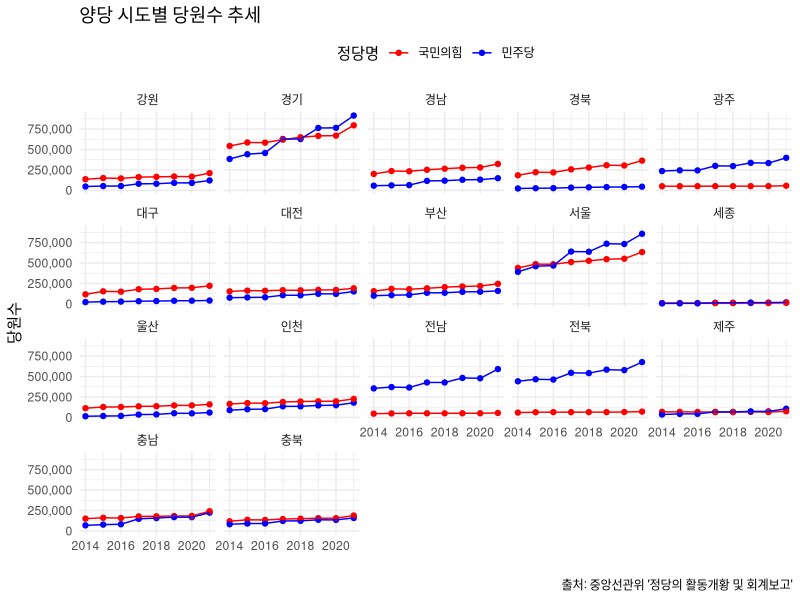
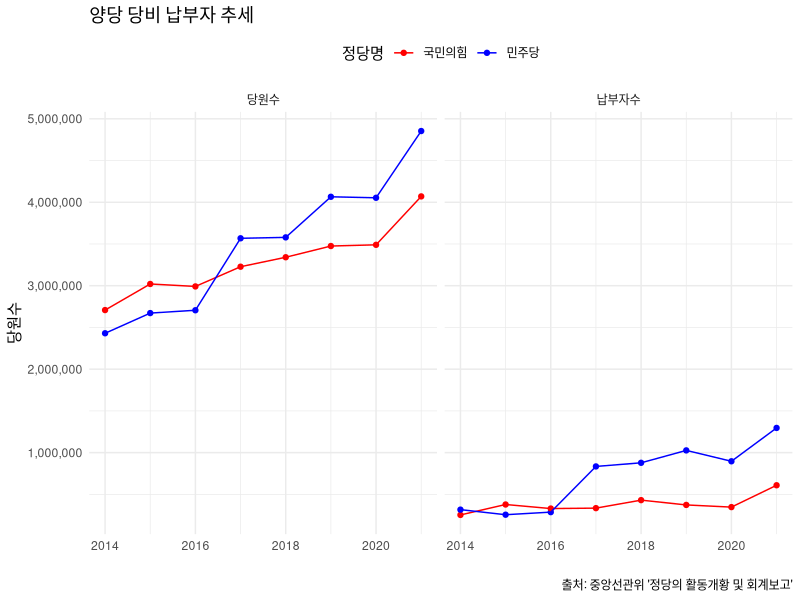
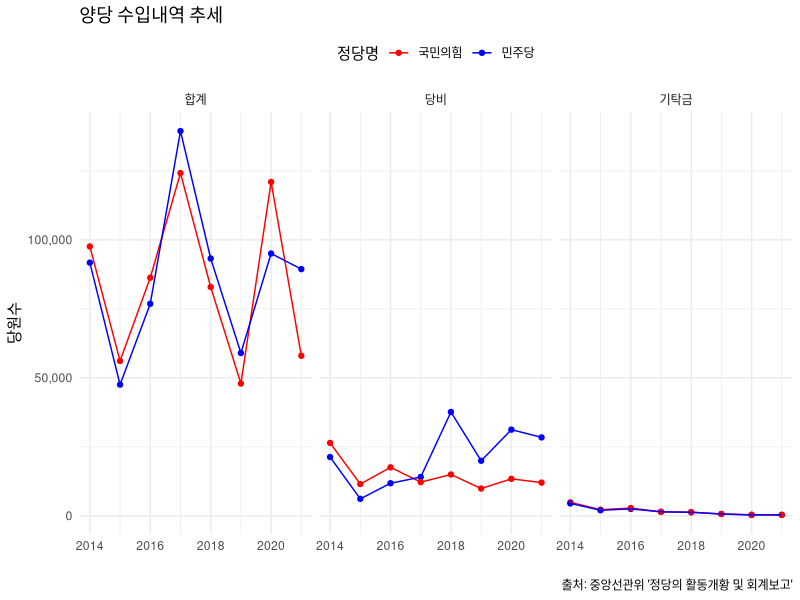

The R script that drew these images, in order:
## ---- chunk 1
library(tidyverse)

party_2021 <- tribble(
  ~구분, ~당원수, ~분포비, ~등록된_시도당수, ~시도당_평균당원수,
  "합계", 10429577, 100, 355, 29379,
  "더불어민주당", 4853266, 46.5, 17, 285486,
  "국민의힘", 4070005, 39.0, 17, 239412,
  "정의당", 50618, 0.5, 17, 2978,
  "국민의당", 20185, 0.2, 7, 2884,
  "열린민주당", 42944, 0.4, 5, 8589,
  "기본소득당", 19814, 0.2, 5, 3963,
  "시대전환", 8458, 0.1, 5, 1692,
  "가가례도인연합", 6538, 0.1, 6, 1090,
  "가나코리아", 5365, 0.1, 5, 1073,
  "가자평화인권당", 6481, 0.1, 6, 1080,
  "가자환경당", 7480, 0.1, 6, 1247,
  "거지당", 10782, 0.1, 8, 1348,
  "국가혁명당", 32153, 0.3, 16, 2010,
  "국민대통합당", 6248, 0.1, 5, 1250,
  "국민참여신당", 5773, 0.1, 5, 1155,
  "국민혁명당", 148164, 1.4, 13, 11397,
  "기독당", 5272, 0.1, 5, 1054,
  "깨어있는시민연대당", 6490, 0.1, 5, 1298,
  "남북통일당", 5324, 0.1, 5, 1065,
  "노동당", 11039, 0.1, 7, 1577,
  "녹색당", 8452, 0.1, 5, 1690,
  "대한국민당", 5585, 0.1, 5, 1117,
  "대한당", 5565, 0.1, 5, 1113,
  "대한민국당", 6721, 0.1, 5, 1344,
  "독도한국당", 6631, 0.1, 6, 1105,
  "미래당", 12935, 0.1, 6, 2156,
  "민생당", 378309, 3.6, 11, 34392,
  "민중민주당", 9872, 0.1, 7, 1410,
  "새누리당", 36170, 0.3, 7, 5167,
  "신자유민주연합", 5362, 0.1, 5, 1072,
  "신한반도당", 8872, 0.1, 8, 1109,
  "여성의당", 9571, 0.1, 5, 1914,
  "우리공화당", 411337, 3.9, 13, 31641,
  "자유당", 5368, 0.1, 5, 1074,
  "자유민주당", 7092, 0.1, 5, 1418,
  "자유의새벽당", 11707, 0.1, 5, 2341,
  "중소자영업당", 5823, 0.1, 5, 1165,
  "직능자영업당", 5184, 0.0, 5, 1037,
  "진보당", 85718, 0.8, 16, 5357,
  "친박신당", 8310, 0.1, 6, 1385,
  "친박연대", 5257, 0.1, 5, 1051,
  "통일한국당", 11971, 0.1, 6, 1995,
  "한국국민당", 6879, 0.1, 6, 1147,
  "한국복지당", 7071, 0.1, 7, 1010,
  "한나라당", 5790, 0.1, 5, 1158,
  "한류연합당", 9305, 0.1, 7, 1329,
  "한반도미래연합", 8498, 0.1, 8, 1062,
  "혁명21", 11179, 0.1, 6, 1863,
  "홍익당", 6644, 0.1, 5, 1329
) |> 
  slice(2:n()) 


party_2021 |> 
  summarise(당원수 = sum(당원수)) # 10,429,577

## ---- chunk 2
library(tibble)

sido_party_2021 <- tribble(
  ~구분, ~합계, ~더불어민주당, ~국민의힘, ~정의당, ~국민의당, ~열린민주당, ~기본소득당, ~시대전환, ~가가례도인연합, ~가나코리아, ~가자평화인권당, ~가자환경당,
  "합계", 10429577, 4853266, 4070005, 50618, 20185, 42944, 19814, 8458, 6538, 5365, 6481, 7480,
  "서울", 1830842, 858016, 633807, 9882, 6847, 24768, 3254, 1290, 1041, 1123, 1042, 1472,
  "부산", 530951, 158779, 245492, 2257, NA, 3996, 4436, NA, NA, NA, 1103, 1414,
  "대구", 340866, 41126, 221321, 1228, 1138, NA, NA, NA, NA, NA, NA, NA,
  "인천", 462086, 180174, 226077, 4661, 1686, NA, 3063, NA, 1103, 1017, NA, NA,
  "광주", 544234, 398357, 56614, 2372, 1814, 5680, 3363, 1051, NA, NA, NA, 1080,
  "대전", 372618, 151895, 191034, 1345, 3099, NA, NA, NA, NA, NA, 1016, NA,
  "울산", 250177, 59315, 159387, 1390, NA, 4009, NA, NA, NA, NA, NA, NA,
  "세종", 39355, 18972, 13300, 1070, NA, NA, NA, NA, NA, NA, NA, NA,
  "경기", 1992315, 915531, 795874, 10394, 3703, NA, 5698, 1400, 1142, 1035, 1106, 1178,
  "강원", 353634, 121301, 211046, 1143, NA, NA, NA, NA, 1081, 1095, NA, NA,
  "충북", 380942, 158913, 188375, 1149, 1898, NA, NA, NA, NA, NA, NA, NA,
  "충남", 514251, 223238, 240892, 1519, NA, NA, NA, NA, 1086, 1095, NA, NA,
  "전북", 832477, 676755, 70693, 3449, NA, NA, NA, 2308, 1085, NA, 1101, NA,
  "전남", 772029, 591321, 54630, 3981, NA, 4491, NA, 2409, NA, NA, NA, 1023,
  "경북", 492060, 44788, 363621, 1361, NA, NA, NA, NA, NA, NA, NA, NA,
  "경남", 531808, 148649, 323319, 2226, NA, NA, NA, NA, NA, NA, 1113, 1313,
  "제주", 188932, 106136, 74523, 1191, NA, NA, NA, NA, NA, NA, NA, NA
) |> 
  slice(2:n())
  
sido_party_2021 |> 
  summarise(합계 = sum(합계))
## ---- chunk 3
library(tibble)

payer_2021 <- tribble(
  ~정당, ~당원수, ~납부자수, ~당비납부비율, ~등록된_시도당수,
  "합계", 10429577, 2133765, 20.5, 355,
  "더불어민주당", 4853266, 1295909, 26.7, 17,
  "국민의힘", 4070005, 609090, 15.0, 17,
  "정의당", 50618, 26470, 52.3, 17,
  "국민의당", 20185, 4683, 23.2, 7,
  "열린민주당", 42944, 10383, 24.2, 5,
  "기본소득당", 19814, 809, 4.1, 5,
  "시대전환", 8458, 61, 0.7, 5,
  "가가례도인연합", 6538, NA, NA, 6,
  "가나코리아", 5365, 5, 0.1, 5,
  "가자평화인권당", 6481, NA, NA, 6,
  "가자환경당", 7480, NA, NA, 6,
  "거지당", 10782, 301, 2.8, 8,
  "국가혁명당", 32153, 8549, 26.6, 16,
  "국민대통합당", 6248, NA, NA, 5,
  "국민참여신당", 5773, NA, NA, 5,
  "국민혁명당", 148164, 53720, 36.3, 13,
  "기독당", 5272, NA, NA, 5,
  "깨어있는시민연대당", 6490, 35, 0.5, 5,
  "남북통일당", 5324, 216, 4.1, 5,
  "노동당", 11039, 2781, 25.2, 7,
  "녹색당", 8452, 3469, 41.0, 5,
  "대한국민당", 5585, NA, NA, 5,
  "대한당", 5565, NA, NA, 5,
  "대한민국당", 6721, 167, 2.5, 5,
  "독도한국당", 6631, NA, NA, 6,
  "미래당", 12935, 1311, 10.1, 6,
  "민생당", 378309, 9881, 2.6, 11,
  "민중민주당", 9872, 57, 0.6, 7,
  "새누리당", 36170, 844, 2.3, 7,
  "신자유민주연합", 5362, 322, 6.0, 5,
  "신한반도당", 8872, 20, 0.2, 8,
  "여성의당", 9571, 2487, 26.0, 5,
  "우리공화당", 411337, 50287, 12.2, 13,
  "자유당", 5368, 40, 0.7, 5,
  "자유민주당", 7092, 733, 10.3, 5,
  "자유의새벽당", 11707, 2615, 22.3, 5,
  "중소자영업당", 5823, NA, NA, 5,
  "직능자영업당", 5184, NA, NA, 5,
  "진보당", 85718, 46158, 53.8, 16,
  "친박신당", 8310, 241, 2.9, 6,
  "친박연대", 5257, NA, NA, 5,
  "통일한국당", 11971, 94, 0.8, 6,
  "한국국민당", 6879, 106, 1.5, 6,
  "한국복지당", 7071, NA, NA, 7,
  "한나라당", 5790, NA, NA, 5,
  "한류연합당", 9305, 119, 1.3, 7,
  "한반도미래연합", 8498, NA, NA, 8,
  "혁명21", 11179, 1659, 14.8, 6,
  "홍익당", 6644, 143, 2.2, 5
)

payer_2021 |> 
  summarise( 당원수 = sum(당원수))

## ---- chunk 4
# R에서 데이터프레임 생성
income_2021 <- tribble(
  ~"구분", ~"합계", ~"전년도이월", ~"당비", ~"기탁금", ~"후원회기부금", ~"보조금", ~"차입금", ~"기타",
  "합계", 196317, 63629, 61507, 774, 4375, 46278, 3970, 15784,
  "더불어민주당", 89396, 36400, 28402, 348, 350, 21060, 0, 2836,
  "국민의힘", 57990, 15222, 12030, 305, 1352, 18500, 0, 10581,
  "정의당", 12293, 2629, 3807, 51, 896, 3075, 1322, 513,
  "국민의당", 2774, 547, 443, 22, 67, 1364, 0, 331,
  "열린민주당", 3090, 731, 835, 21, 100, 1294, 0, 109,
  "기본소득당", 1099, 25, 925, 0.5, 15, 32, 0, 101,
  "시대전환", 263, 29, 84, 0.5, 32, 28, 0, 90,
  "기타정당", 29412, 8046, 14981, 26, 1563, 925, 2648, 1223
)

# 데이터프레임 확인
income_2021 |> 
  summarise(당비 = sum(당비))
## ---- chunk 5
# R에서 데이터프레임 생성
expense_2021 <- data.frame(
  구분 = c("합계", "더불어민주당", "국민의힘", "정의당", "국민의당", "열린민주당", "기본소득당", "시대전환", "기타정당"),
  선거비용 = c(137932, 55624, 44224, 10511, 2222, 1518, 873, 243, 22717),
  기본경비 = c(549, 0, 0, 260, 0, 0, 229, 0, 60),
  정책개발비 = c(65988, 24578, 20789, 6478, 848, 912, 427, 223, 11733),
  조직활동비 = c(17203, 5354, 9175, 1175, 485, 94, 76, 4, 841),
  여성정치 = c(44927, 23348, 9817, 1602, 577, 351, 136, 8, 9088),
  발전비 = c(4930, 2136, 1952, 367, 195, 150, 4, 4, 122),
  그밖의경비 = c(4333, 208, 2491, 629, 117, 11, 1, 4, 873)
) |> 
  as_tibble() |> 
  filter(구분 != "합계")

# 데이터프레임 확인
expense_2021 |> 
  summarise(선거비용 = sum(선거비용))
## ---- chunk 6
# R에서 데이터프레임 생성
sido_party_2020 <- data.frame(
  구분 = c("합계", "서울", "부산", "대구", "인천", "광주", "대전", "울산", "세종", "경기", "강원", "충북", "충남", "전북", "전남", "경북", "경남", "제주"),
  더불어민주당 = c(4053466, 732483, 148679, 38874, 148971, 334034, 122231, 49331, 15889, 764856, 91291, 135103, 168409, 578593, 478573, 41698, 131459, 72992),
  국민의힘 = c(3489924, 552794, 218624, 196849, 197176, 51999, 170297, 147025, 10539, 670052, 168159, 155963, 183772, 65861, 50544, 304372, 280395, 65503),
  정의당 = c(53080, 11190, 2311, 1265, 4968, 2369, 1434, 1498, 1094, 10370, 1186, 1234, 1529, 3563, 4030, 1479, 2362, 1198),
  국민의당 = c(16023, 4721, NA, 1030, 1606, 1746, 2805, NA, NA, 2393, NA, 1722, NA, NA, NA, NA, NA, NA),
  열린민주당 = c(40456, 23431, 3731, NA, NA, 5202, NA, 3834, NA, NA, NA, NA, NA, NA, 4258, NA, NA, NA),
  기본소득당 = c(19879, 3281, 4457, NA, 3616, 3050, NA, NA, NA, 5475, NA, NA, NA, NA, NA, NA, NA, NA),
  시대전환 = c(6945, 1771, NA, NA, NA, 1051, NA, NA, NA, 1210, NA, NA, NA, 1121, 1792, NA, NA, NA),
  가나코리아 = c(5365, 1123, NA, NA, 1017, NA, NA, NA, NA, 1035, 1095, NA, 1095, NA, NA, NA, NA, NA),
  가자평화 = c(6707, 1026, 1026, NA, NA, NA, 1016, NA, NA, 1106, NA, NA, NA, 1101, NA, NA, 1432, NA),
  인권당 = c(7487, 1471, 1415, NA, NA, 1080, NA, NA, NA, 1178, NA, NA, NA, NA, 1030, NA, 1313, NA)
) |> 
  slice(2:n()) |> 
  as_tibble()

# 데이터프레임 확인
sido_party_2020 |> 
  as_tibble() |> 
  summarise(민주당 = sum(더불어민주당))

## ---- chunk 7
# R에서 데이터프레임 생성
payer_2020 <- data.frame(
  정당 = c("합계", "더불어민주당", "국민의힘", "정의당", "국민의당", "열린민주당", "기본소득당", "시대전환", "가나코리아", "가자!평화인권당", "가자환경당", "거지당", "국가혁명당", "국민새정당", "국민참여신당"),
  당원수 = c(8771263, 4053466, 3489924, 53080, 16023, 40456, 19879, 6945, 5365, 6707, 7487, 9505, 29757, 9032, 5773),
  납부자수 = c(1433446, 896296, 347322, 39872, 3369, 12098, 1435, 77, 10, NA, 2, NA, 5889, NA, NA),
  당비납부비율 = c(16.3, 22.1, 10.0, 75.1, 21.0, 29.9, 7.2, 1.1, 0.2, NA, NA, NA, 19.8, NA, NA),
  등록된시도당수 = c(332, 17, 17, 17, 7, 5, 5, 5, 5, 6, 6, 8, 17, 8, 5)
) |> 
  slice(2:n()) |> 
  as_tibble()

# 데이터프레임 확인
payer_2020 |> 
  summarise(당원수 = sum(당원수))
## ---- chunk 8
# R에서 데이터프레임 생성
income_2020 <- tribble(
  ~"구분", ~"합계", ~"전년도이월", ~"당비", ~"기탁금", ~"후원회기부금", ~"보조금", ~"차입금", ~"기타",
  "합계", 311220, 45278, 67895, 962, 6095, 90718, 60154, 40118,
  "더불어민주당", 95045, 20643, 31211, 305, 403, 32706, 1840, 7937,
  "국민의힘", 120989, 11301, 13383, 350, 541, 36115, 43897, 15402,
  "정의당", 22597, 2084, 5156, 60, 1723, 5679, 2070, 5825,
  "국민의당", 9045, 0, 242, 0, 60, 1017, 3482, 4244,
  "열린민주당", 10245, 0, 881, 0, 505, 968, 4234, 3657,
  "기본소득당", 633, 18, 392, 0, 55, 16, 48, 104,
  "시대전환", 220, 6, 65, 0, 25, 15, 50, 59,
  "기타정당", 52446, 11226, 16565, 247, 2783, 14202, 4533, 2890
) |> 
  as_tibble()

# 데이터프레임 확인
income_2020 |> 
  summarise(당비 = sum(당비))

## ---- chunk 9
# 추가로 만들어야 하는 데이터프레임
expense_2020 <- data.frame(
  구분 = c("합계", "더불어민주당", "국민의힘", "정의당", "국민의당", "열린민주당", "기본소득당", "시대전환", "기타정당"),
  선거비용 = c(31066, 4058, 4844, 4709, 3911, 3544, 53, 0, 9947),
  기본경비 = c(115856, 21682, 69579, 7384, 1022, 685, 341, 121, 15042),
  정책개발비 = c(14449, 4274, 6410, 1180, 130, 53, 53, 71, 2278),
  조직활동비 = c(58610, 22438, 14364, 6345, 415, 603, 165, 2, 14278),
  여성정치발전비 = c(5235, 1891, 1877, 340, 115, 96, 1, 0, 915),
  그밖의경비 = c(22820, 4206, 7081, 1084, 2919, 4536, 20, 3, 2971)
) |> 
  as_tibble() |> 
  filter(구분 != "합계")

# 데이터프레임 확인
expense_2020 |> 
  summarise(선거비용 = sum(선거비용))

## ---- chunk 10
library(readxl)

sido_party_2019 <- read_excel("data/2019.xlsx", sheet="page01")

sido_party_2019 <- sido_party_2019 |> 
  filter(구분 != "합계")

sido_party_2019 |> 
  summarise(당원수 = sum(합계))

## ---- chunk 11
payer_2019 <- read_excel("data/2019.xlsx", sheet="page02")

payer_2019 <- payer_2019 |> 
  filter(정당 != "합계") |> 
  mutate(납부자수 = parse_number(납부자수))

payer_2019 |> 
  summarise(당원수 = sum(당원수))
## ---- chunk 12
income_2019 <- read_excel("data/2019.xlsx", sheet="page03")

income_2019 <- income_2019 |> 
  filter(구분 != "합계")

income_2019 |> 
  summarise(당비 = sum(당비))
## ---- chunk 13
expense_2019 <- read_excel("data/2019.xlsx", sheet="page04")

expense_2019 <- expense_2019 |> 
  filter(구분 != "합계")

expense_2019 |> 
  summarise(합계 = sum(합계))
## ---- chunk 14
library(readxl)

sido_party_2018 <- read_excel("data/2018.xlsx", sheet="page01")

sido_party_2018 <- sido_party_2018 |> 
  filter(구분 != "합계")

sido_party_2018 |> 
  summarise(당원수 = sum(합계))

## ---- chunk 15
payer_2018 <- read_excel("data/2018.xlsx", sheet="page02")

payer_2018 <- payer_2018 |> 
  filter(정당 != "합계") |> 
  mutate(납부자수 = parse_number(납부자수))

payer_2018 |> 
  summarise(당원수 = sum(당원수))
## ---- chunk 16
income_2018 <- read_excel("data/2018.xlsx", sheet="page03")

income_2018 <- income_2018 |> 
  filter(구분 != "합계")

income_2018 |> 
  summarise(당비 = sum(당비))
## ---- chunk 17
expense_2018 <- read_excel("data/2018.xlsx", sheet="page04")

expense_2018 <- expense_2018 |> 
  filter(구분 != "합계")

expense_2018 |> 
  summarise(합계 = sum(합계))
## ---- chunk 18

# tribble 함수를 이용해 DataFrame 생성
sido_party_2017 <- tribble(
  ~구분, ~합계, ~더불어민주당, ~자유한국당, ~국민의당, ~바른정당, ~정의당, ~민중당, ~대한애국당, ~가자코리아, ~경제애국당, ~공화당,
  "합계", 7507952, 3568111, 3227708, 285023, 67053, 40362, 46539, 41685, 5288, 6779, 6568,
  "서울", 1283838, 640138, 511970, 39119, 10777, 8224, 4684, 10272, 1114, 1185, 1034,
  "부산", 360443, 135736, 190581, 8890, 2673, 1895, 2955, 2597, 1030, NA, NA,
  "대구", 245098, 32984, 179375, 4147, 4557, 1796, 1120, 6200, 1059, NA, NA,
  "인천", 361923, 135400, 188407, 6430, 3310, 2937, 1595, 2262, 1011, NA, NA,
  "광주", 407488, 300064, 51398, 38655, 1419, 1443, 7131, 1090, NA, NA, NA,
  "대전", 297531, 106025, 167572, 6366, 1451, 1928, 2206, 1920, 1072, NA, NA,
  "울산", 183212, 34606, 135216, 2181, 2389, 1385, 3289, 1082, NA, NA, NA,
  "세종", 24495, 13104, 9306, 1008, NA, NA, NA, NA, NA, NA, NA,
  "경기", 1353048, 628929, 620356, 31616, 15947, 7171, 7839, 8970, 1031, 1159, 1069,
  "강원", 264107, 80527, 162328, 7696, 1679, 1248, 1172, 1924, 1039, NA, NA,
  "충북", 283900, 121696, 145490, 6021, 1358, 1003, 1106, 1293, NA, NA, NA,
  "충남", 351195, 148353, 177742, 8025, 1922, 1115, 1554, 1412, 1093, NA, NA,
  "전북", 674426, 545688, 63866, 48931, 1773, 2585, 2155, 1070, NA, NA, NA,
  "전남", 561645, 427648, 50169, 66262, 1208, 3364, 6111, NA, NA, NA, NA,
  "경북", 323115, 33684, 257338, 4417, 9145, 1920, 1575, 2248, 1180, NA, NA,
  "경남", 391553, 115964, 251957, 4199, 5208, 1527, 1795, 1795, NA, NA, NA,
  "제주", 140935, 67565, 64637, 2068, 2587, 1824, NA, NA, NA, NA, NA
) |> 
  filter(구분 != "합계")

# DataFrame 확인
sido_party_2017 |> 
  summarise(합계 = sum(합계))
## ---- chunk 19
# tribble 함수를 사용하여 데이터 프레임을 생성한다
payer_2017 <- tribble(
  ~"정당", ~"당원수", ~"납부자수", ~"당비납부", ~"비율(%)", ~"등록된시·도당수",
  "합계", 7507952, 1320976, NA, 17.6, 285,
  "더불어민주당", 3568111, 834573, NA, 23.4, 17,
  "자유한국당", 3227708, 335000, NA, 10.4, 17,
  "국민의당", 285023, 44371, NA, 15.6, 16,
  "바른정당", 67053, 29712, NA, 44.3, 16,
  "정의당", 40362, 25687, NA, 63.6, 15,
  "민중당", 46539, 25960, NA, 55.8, 15,
  "대한애국당", 41685, 9579, NA, 23.0, 12,
  "가자코리아", 5288, NA, NA, NA, 5,
  "경제애국당", 6779, 6, NA, 0.1, 6,
  "공화당", 6568, NA, NA, NA, 6,
  "국민대통합당", 7161, NA, NA, NA, 6,
  "국민새정당", 8983, NA, NA, NA, 8,
  "국민행복당", 5253, 125, NA, 2.4, 5,
  "국제녹색당", 12019, NA, NA, NA, 11,
  "그린불교연합당", 5411, NA, NA, NA, 5,
  "기독당", 6442, NA, NA, NA, 5,
  "기독자유당", 9206, 2, NA, NA, 8,
  "노동당", 11823, 4784, NA, 40.5, 7,
  "녹색당", 9308, 5725, NA, 61.5, 5,
  "늘푸른한국당", 20863, 262, NA, 1.3, 17,
  "대한민국당", 6360, 134, NA, 2.1, 5,
  "민중민주당", 6461, 19, NA, 0.3, 5,
  "사회민주당", 4653, 38, NA, 0.8, 5,
  "새누리당", 30603, 3784, NA, 12.4, 7,
  "우리미래", 6269, 993, NA, 15.8, 5,
  "인권정당", 6537, NA, NA, NA, 6,
  "진리대한당", 5458, NA, NA, NA, 5,
  "친박연대", 5257, NA, NA, NA, 5,
  "통일한국당", 5787, 20, NA, 0.3, 5,
  "통합민주당", 5262, NA, NA, NA, 5,
  "한국국민당", 6832, 106, NA, 1.6, 6,
  "한나라당", 5789, NA, NA, NA, 5,
  "한누리평화통일당", 7064, NA, NA, NA, 7,
  "한반도미래연합", 7392, NA, NA, NA, 7,
  "홍익당", 6643, 96, NA, 1.4, 5
) |> 
  filter(정당 != "합계")

payer_2017 |> 
  summarise(당원수 = sum(당원수))

## ---- chunk 20
# tibble 패키지 로드
library(tibble)

# tribble 함수를 이용해 DataFrame 생성
income_2017 <- tribble(
  ~`구분`, ~`합계`, ~`전년도이월`, ~`당비`, ~`기탁금`, ~`후원회기부금`, ~`보조금`, ~`차입금`, ~`기타`,
  "합 계", 399421, 39181, 46017, 4479, 4859, 84276, 88290, 132319,
  "더 불 어 민 주 당", 139442, 8239, 14040, 1444, 330, 24965, 40887, 49537,
  "자 유 한 국 당", 124191, 25005, 12191, 1413, 294, 24583, 25143, 35562, 
  "국 민 의 당", 90282, 4620, 2097, 1342, 4, 17678, 19570, 44971,
  "바 른 정 당", 16108, 32, 3273, 5, 903, 11483, 12, 400,
  "정 의 당", 13652, 669, 4059, 275, 1446, 5492, 656, 1055,
  "민 중 당", 5158, 125, 3160, 0, 790, 28, 595, 460,
  "대 한 애 국 당", 945, 0, 521, 0, 400, 7, 2, 15,
  "기 타 정 당", 9643, 491, 6676, 0, 692, 40, 1425, 319
) |> 
  mutate(구분 = str_remove_all(구분, "\\s")) |> 
  filter(구분 != "합계")

# DataFrame 확인
income_2017


## ---- chunk 21
# tribble 함수를 이용해 DataFrame 생성
expense_2017 <- tribble(
  ~`구분`, ~`합계`, ~`선거비용`, ~`기본경비`, ~`정책개발비조직활동비`, ~`여성정치`, ~`발전비`, ~`그밖의경비`,
  "합 계", 366341, 133900, 76293, 16992, 42509, 4727, 91920,
  "더 불 어 민 주 당", 132145, 46114, 24973, 4254, 15288, 1287, 40229,
  "자 유 한 국 당", 109761, 32835, 27333, 8371, 11042, 1706, 28474,
  "국 민 의 당", 83101, 41915, 9343, 2907, 7869, 918, 20149,
  "바 른 정 당", 13437, 4774, 5121, 336, 2543, 536, 127,
  "정 의 당", 12866, 3532, 5318, 1046, 1620, 274, 1076,
  "민 중 당", 5016, 909, 1694, 18, 1624, 4, 767,
  "대 한 애 국 당", 873, 0, 276, 0, 595, 0, 2,
  "기 타 정 당", 9142, 3821, 2235, 60, 1928, 2, 1096
) |> 
  mutate(구분 = str_remove_all(구분, "\\s")) |> 
  filter(구분 != "합계")

# DataFrame 확인
expense_2017

## ---- chunk 22
library(readxl)

sido_party_2016 <- read_excel("data/2016.xlsx", sheet="page01")

sido_party_2016 <- sido_party_2016 |> 
  filter(구분 != "합계")

sido_party_2016 |> 
  summarise(당원수 = sum(합계))

## ---- chunk 23
payer_2016 <- read_excel("data/2016.xlsx", sheet="page02")

payer_2016 <- payer_2016 |> 
  filter(정당 != "합계")

payer_2016 |> 
  summarise(당원수 = sum(당원수))
## ---- chunk 24
income_2016 <- read_excel("data/2016.xlsx", sheet="page03")

income_2016 <- income_2016 |> 
  filter(구분 != "합계")

income_2016 |> 
  summarise(당비 = sum(당비))
## ---- chunk 25
expense_2016 <- read_excel("data/2016.xlsx", sheet="page04")

expense_2016 <- expense_2016 |> 
  filter(구분 != "합계")

expense_2016 |> 
  summarise(합계 = sum(합계))
## ---- chunk 26
library(readxl)

sido_party_2015 <- read_excel("data/2015.xlsx", sheet="page01")

sido_party_2015 <- sido_party_2015 |> 
  filter(구분 != "합계")

sido_party_2015 |> 
  summarise(당원수 = sum(합계))

## ---- chunk 27
payer_2015 <- read_excel("data/2015.xlsx", sheet="page02")

payer_2015 <- payer_2015 |> 
  filter(정당 != "합계")

payer_2015 |> 
  summarise(당원수 = sum(당원수))
## ---- chunk 28
income_2015 <- read_excel("data/2015.xlsx", sheet="page03")

income_2015 <- income_2015 |> 
  filter(구분 != "합계")

income_2015 |> 
  summarise(당비 = sum(당비))
## ---- chunk 29
expense_2015 <- read_excel("data/2015.xlsx", sheet="page04")

expense_2015 <- expense_2015 |> 
  filter(구분 != "합계")

expense_2015 |> 
  summarise(합계 = sum(합계))
## ---- chunk 30
# tibble 패키지 로드
library(tibble)

# tribble 함수로 DataFrame 생성
sido_party_2014 <- tribble(
  ~`구분`, ~`합계`, ~`새누리당`, ~`새정치 민주연합`, ~`정의당`, ~`겨레자유`, ~`평화통일당 경제민주당`, ~`공화당`, ~`국제녹색당`,
  "합계", 5245611, 2708085, 2430111, 18184, 5340, 6121, 6661, 11993,
  "서울", 854469, 440230, 392397, 2870, 1073, 1119, 1031, 1080,
  "부산", 261053, 155380, 100032, 1152, 0, 0, 1130, 1084,
  "대구", 142209, 116729, 22132, 1274, 0, 0, 0, 0,
  "인천", 264772, 164672, 88937, 1483, 1050, 1039, 0, 1198,
  "광주", 290523, 50746, 236369, 0, 0, 0, 0, 1079,
  "대전", 235967, 152724, 75706, 1105, 0, 1014, 1072, 0,
  "울산", 128820, 112527, 14198, 1073, 0, 0, 0, 0,
  "세종", 15216, 8942, 6274, 0, 0, 0, 0, 0,
  "경기", 945114, 543051, 383963, 2756, 1031, 1489, 1068, 1062,
  "강원", 189618, 136025, 47140, 1078, 1093, 0, 0, 1050,
  "충북", 203365, 118325, 81530, 0, 0, 0, 1290, 1030,
  "충남", 224028, 150430, 68173, 0, 1093, 0, 0, 1030,
  "전북", 506132, 59028, 442007, 1554, 0, 0, 1070, 1190,
  "전남", 405205, 45805, 354887, 1224, 0, 0, 0, 1092,
  "경북", 214150, 184736, 23390, 1365, 0, 1460, 0, 1098,
  "경남", 259914, 200703, 57202, 0, 0, 0, 0, 0,
  "제주", 105056, 68032, 35774, 1250, 0, 0, 0, 0
) |> 
  filter(구분 != "합계")

# DataFrame 확인
sido_party_2014 |> 
  summarise(합계 = sum(합계))
## ---- chunk 31
# tribble 함수를 사용하여 데이터 프레임을 생성한다
payer_2014 <- tribble(
  ~"정당", ~"당원수", ~"납부자수", ~"비율(%)", ~"시·도당수",
  "합계", 5245611, 591045, 11.2, 120,
  "새누리당", 2708085, 253552, 9.4, 17,
  "새정치민주연합", 2430111, 316836, 13.0, 17,
  "정의당", 18184, 9921, 54.6, 12,
  "겨레자유평화통일당", 5340, 0, NA, 5,
  "경제민주당", 6121, 0, NA, 5,
  "공화당", 6661, 35, 0.5, 6,
  "국제녹색당", 11993, 0, NA, 11,
  "그린불교연합당", 5155, 0, NA, 5,
  "기독민주당", 5300, 6, 0.1, 5,
  "노동당", 13015, 6552, 50.3, 7,
  "녹색당", 6870, 4122, 60.0, 5,
  "대한민국당", 6029, 0, NA, 5,
  "민주당", 6225, 16, 0.3, 5,
  "새마을당", 5549, 0, NA, 5,
  "새정치국민의당", 5207, 5, 0.1, 5,
  "한나라당", 5766, 0, NA, 5
) |> 
  filter(정당 != "합계")

payer_2014 |> 
  summarise(당원수 = sum(당원수))

## ---- chunk 32
# tibble 패키지 로드
library(tibble)

# tribble 함수로 DataFrame 생성
income_2014 <- tribble(
  ~`구분`, ~`합계`, ~`전년도이월`, ~`당비`, ~`기탁금`, ~`보조금`, ~`차입금`, ~`기타`,
  "합계", 201388, 20935, 52086, 9907, 74343, 1186, 42931,
  "새누리당", 97608, 8449, 26404, 4871, 36355, 220, 21309,
  "새정치민주연합", 91737, 11392, 21284, 4466, 33831, 256, 20508,
  "정의당", 8259, 560, 1647, 570, 4157, 514, 811,
  "기타정당", 3784, 534, 2751, NA, NA, 196, 303
) |> 
  filter(구분 != "합계")

# DataFrame 확인
income_2014 |> 
  summarise(합계 = sum(합계))
## ---- chunk 33

expense_2014 <- tribble(
  ~`구분`, ~`합계`, ~`선거비용`, ~`기본경비`, ~`정책개발비`, ~`조직활동비`, ~`여성정치발전비`, ~`그밖의경비`,
  "합계", 159263, 16152, 44310, 14208, 69070, 3693, 11830,
  "새누리당", 77691, 7373, 21257, 9292, 30536, 1832, 7401,
  "새정치민주연합", 70591, 7963, 18955, 4101, 34372, 1646, 3554,
  "정의당", 7592, 422, 2689, 793, 2778, 215, 695,
  "기타정당", 3389, 394, 1409, 22, 1384, NA, 180
) |> 
  filter(구분 != "합계")

expense_2014 |> 
  summarise(합계 = sum(합계))
## ---- chunk 34
object_list <- ls()

party_members <- object_list[str_detect(object_list, pattern = "^sido_party_\\d{4}")]

party_members_list <- mget(party_members)

party_members_sido_tbl <- party_members_list |> 
  enframe() |> 
  mutate(year = parse_number(name)) |> 
  mutate(data = map(value, select, 1:4)) |> 
  unnest(data) |> 
  pivot_longer(새누리당:국민의힘, names_to = "정당", values_to = "당원수") |> 
  select(year, 구분, 합계, 정당, 당원수) |>
  mutate(정당명 = case_when(
    str_detect(정당, "국민의힘|새누리당|자유한국당") ~ "국민의힘",
    str_detect(정당, "더불어민주당|민주당|(새정치 민주연합)") ~ "민주당",
    TRUE ~ "기타정당"
  )) |> 
  filter(!is.na(당원수)) |> 
  select(year, 구분, 합계, 정당명, 당원수)
## ---- chunk 35

payers <- object_list[str_detect(object_list, pattern = "^payer_\\d{4}")]

payers_list <- mget(payers)

payers_members_tbl <- payers_list |> 
  enframe() |> 
  mutate(data = map(value, select, 1:3)) |> 
  unnest(data) |> 
  mutate(연도 = parse_number(name)) |> 
  mutate(정당명 = case_when(
    str_detect(정당, "국민의힘|새누리당|자유한국당") ~ "국민의힘",
    str_detect(정당, "더불어민주당|(새정치민주연합)") ~ "민주당",
    TRUE ~ "기타정당"
  )) |>
  filter(정당명 != "기타정당",
         납부자수 > 10000) |> 
  select(연도, 당원수, 정당명, 납부자수)

payers_members_tbl
## ---- chunk 36

income <- object_list[str_detect(object_list, pattern = "^income_\\d{4}")]

income_list <- mget(income)

income_party_tbl <- income_list |> 
  enframe() |> 
  mutate(data = map(value, select, c(구분, 합계, 당비, 기탁금))) |>  
  unnest(data) |> 
  mutate(연도 = parse_number(name)) |> 
  mutate(정당명 = case_when(
    str_detect(구분, "국민의힘|새누리당|자유한국당") ~ "국민의힘",
    str_detect(구분, "더불어민주당|(새정치민주연합)") ~ "민주당",
    TRUE ~ "기타정당"
  )) |>
  filter(정당명 != "기타정당",
         당비 > 5000) |> 
  select(연도, 정당명, 합계, 당비, 기탁금)

income_party_tbl
## ---- chunk 37

party_members_sido_tbl |> 
  ggplot(aes(x = year, y = 당원수, color = 정당명, group = 정당명)) +
    geom_point() +
    geom_line() +
    facet_wrap(vars(구분)) +
    theme_minimal() +
    theme(legend.position = "top") +
    labs(x = "",
         y = "당원수",
         title = "양당 시도별 당원수 추세",
         caption = "출처: 중앙선관위 '정당의 활동개황 및 회계보고'") +
    scale_y_continuous(labels = scales::comma) +
    scale_color_manual(values = c("국민의힘" = "red",
                                  "민주당" = "blue"))
## ---- chunk 38

payers_members_tbl |> 
  pivot_longer(c(당원수, 납부자수), names_to = "구분", values_to = "당원수") |>
  mutate(구분 = factor(구분, levels = c("당원수", "납부자수"))) |> 
  ggplot(aes(x = 연도, y = 당원수, color = 정당명, group = 정당명)) +
    geom_point() +
    geom_line() +
    facet_wrap(vars(구분)) +
    theme_minimal() +
    theme(legend.position = "top") +
    labs(x = "",
         y = "당원수",
         title = "양당 당비 납부자 추세",
         caption = "출처: 중앙선관위 '정당의 활동개황 및 회계보고'") +
    scale_y_continuous(labels = scales::comma) +
    scale_color_manual(values = c("국민의힘" = "red",
                                  "민주당" = "blue"))
## ---- chunk 39

income_party_tbl |> 
  pivot_longer(c(합계, 당비, 기탁금), names_to = "구분", values_to = "금액") |>
  mutate(구분 = factor(구분, levels = c("합계", "당비", "기탁금"))) |> 
  ggplot(aes(x = 연도, y = 금액, color = 정당명, group = 정당명)) +
    geom_point() +
    geom_line() +
    facet_wrap(vars(구분)) +
    theme_minimal() +
    theme(legend.position = "top") +
    labs(x = "",
         y = "당원수",
         title = "양당 수입내역 추세",
         caption = "출처: 중앙선관위 '정당의 활동개황 및 회계보고'") +
    scale_y_continuous(labels = scales::comma) +
    scale_color_manual(values = c("국민의힘" = "red",
                                  "민주당" = "blue"))
